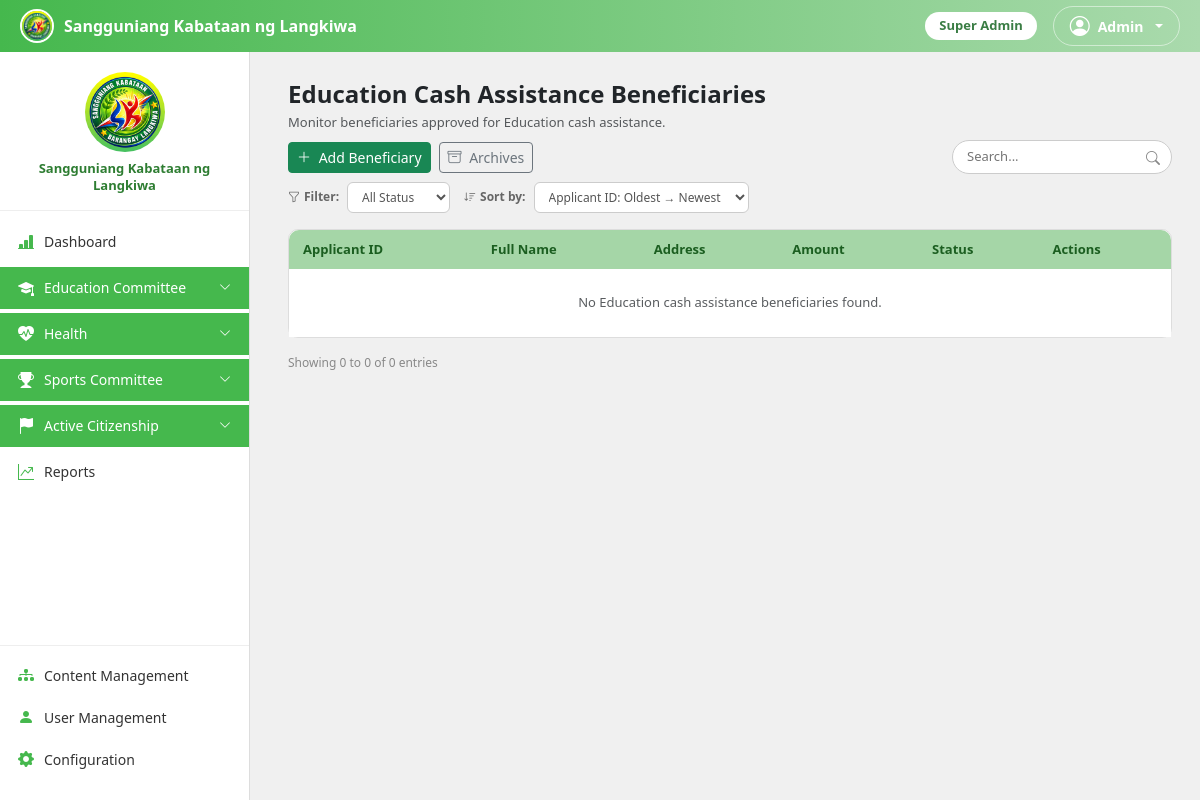
Screenshot of /admin/CommitteeCashAssistance.php?committee=1 (signed in) with the database file from the repository.
### tables this page shows
CREATE TABLE site_settings (
    id TINYINT PRIMARY KEY DEFAULT 1,
    logo_path VARCHAR(255) NULL,
    about_text TEXT NULL,
    sk_office_address VARCHAR(255) NULL,
    contact_number VARCHAR(40) NULL,
    office_hours VARCHAR(100) NULL,
    site_name VARCHAR(150) NULL,
    tagline VARCHAR(200) NULL,
    welcome_message TEXT NULL,
    email VARCHAR(150) NULL,
    facebook_url VARCHAR(255) NULL,
    terms_conditions TEXT NULL,
    privacy_policy TEXT NULL,
    allow_public_applications TINYINT(1) NOT NULL DEFAULT 1,
    show_announcements TINYINT(1) NOT NULL DEFAULT 1,
    current_academic_year VARCHAR(20) NOT NULL DEFAULT '2025-2026',
    current_semester VARCHAR(20) NOT NULL DEFAULT '2nd Semester',
    requirements_deadline DATE NULL COMMENT 'Cutoff for scholars to submit updated requirements for the current term; set via End Semester or edited manually in Site Settings',
    requirements_open TINYINT(1) NOT NULL DEFAULT 0 COMMENT 'Whether scholars can currently submit updated requirements. Turned on by End Semester (a fresh renewal window for the new term); auto-treated as closed again once requirements_deadline passes',
    default_allowance_amount DECIMAL(10,2) NOT NULL DEFAULT 2000.00,
    activities_required_per_term INT NOT NULL DEFAULT 3
);

CREATE TABLE users (
    user_id INT AUTO_INCREMENT PRIMARY KEY,
    last_name VARCHAR(100) NOT NULL,
    first_name VARCHAR(100) NOT NULL,
    middle_name VARCHAR(100) NULL,
    age INT NULL,
    gender ENUM('Male','Female') NULL,
    email VARCHAR(150) NOT NULL UNIQUE,
    password_hash VARCHAR(255) NOT NULL,
    role ENUM('applicant','scholar','admin','committee_admin','secretary','treasurer') NOT NULL DEFAULT 'applicant',
    position_title VARCHAR(100) NULL,
    profile_photo VARCHAR(255) NULL,
    status ENUM('active','inactive','archived') NOT NULL DEFAULT 'active',
    created_at DATETIME NOT NULL DEFAULT CURRENT_TIMESTAMP,
    archived_at DATETIME NULL
);

CREATE TABLE committees (
    committee_id INT AUTO_INCREMENT PRIMARY KEY,
    code VARCHAR(40) NOT NULL UNIQUE,
    name VARCHAR(150) NOT NULL,
    description VARCHAR(255) NULL,
    icon VARCHAR(60) NULL,
    archived_at DATETIME NULL
);

### config/auth.php (called while the page is built, shortened)
<?php
require_once __DIR__ . '/db.php';
function isLoggedIn()
{
    return isset($_SESSION['user_id']);
}
function currentUser()
{
    return [
        'user_id' => $_SESSION['user_id'],
        'role' => $_SESSION['role'],
        'first_name' => $_SESSION['first_name'],
        'last_name' => $_SESSION['last_name'],
        'email' => $_SESSION['email'],
    ];
}
function syncSession()
{
    global $conn;
    $stmt = $conn->prepare("SELECT role, status, first_name, last_name, email FROM users WHERE user_id = ?");
    $stmt->bind_param('i', $_SESSION['user_id']);
    $stmt->execute();
    $row = $stmt->get_result()->fetch_assoc();
}
function requireRole($roles)
{
    syncSession();
}

### config/forms.php (called while the page is built, shortened)
<?php
require_once __DIR__ . '/functions.php';
function getCommitteeIdByCode($code)
{
    global $conn;
    $stmt = $conn->prepare("SELECT committee_id FROM committees WHERE code = ?");
    $stmt->bind_param('s', $code);
    $stmt->execute();
    $row = $stmt->get_result()->fetch_assoc();
    return $row ? (int)$row['committee_id'] : null;
}
function hasFullCommitteeAccess($role)
{
    return $role === 'admin';
}

### admin/CommitteeCashAssistance.php (the view, shortened to what this page needs)
<?php
require_once __DIR__ . '/../config/forms.php';
requireRole(['admin', 'committee_admin', 'secretary', 'treasurer']);
$committeeId = (int)($_GET['committee'] ?? 0);
$committee = null;
if ($committeeId > 0) {
    $stmt = $conn->prepare("SELECT * FROM committees WHERE committee_id = ?");
    $stmt->bind_param('i', $committeeId);
    $stmt->execute();
    $committee = $stmt->get_result()->fetch_assoc();
}
$track = 'assistance';
$type = 'cash';
$programId = isset($_GET['program_id']) && $_GET['program_id'] !== '' ? (int)$_GET['program_id'] : null;
$committeePrograms = $conn->prepare("SELECT program_id, name FROM programs WHERE committee_id = ? AND archived_at IS NULL ORDER BY name ASC");
$committeePrograms->bind_param('i', $committeeId);
$committeePrograms->execute();
$committeePrograms = $committeePrograms->get_result()->fetch_all(MYSQLI_ASSOC);
$activeProgram = null;
$sql = "SELECT a.application_id, a.user_id, a.program_id, ab.beneficiary_id, ab.amount, ab.status AS b_status, ab.date_released
        FROM applications a
        LEFT JOIN assistance_beneficiaries ab ON ab.application_id = a.application_id AND ab.type = 'cash'
        WHERE a.committee_id = ? AND a.program_track = ? AND a.status = 'approved' AND a.archived_at IS NULL AND (ab.beneficiary_id IS NULL OR ab.archived_at IS NULL)"
    . ($programId !== null ? " AND a.program_id = ?" : "") . "
        ORDER BY a.application_id ASC";
$stmt = $conn->prepare($sql);
if ($programId !== null) {
    $stmt->bind_param('isi', $committeeId, $track, $programId);
} else {
    $stmt->bind_param('is', $committeeId, $track);
}
$stmt->execute();
$rows = $stmt->get_result()->fetch_all(MYSQLI_ASSOC);
$rows = array_values(array_filter($rows, function ($row) use ($type) {
    if ($row['beneficiary_id']) {
        return true;
    }
    return assistanceTypeAnswerMatches(answerByKey(['answers' => $row['answers']], $row['fields'], 'assistance_type'), $type);
}));
$sortBy = $_GET['sort'] ?? '';
$search = trim($_GET['q'] ?? '');
$displayRows = $rows;
switch ($sortBy) {
    case 'id_asc':
    default:
        usort($displayRows, fn($a, $b) => $a['application_id'] <=> $b['application_id']);
        break;
}
$perPage = 10;
$totalRows = count($displayRows);
$totalPages = max(1, (int)ceil($totalRows / $perPage));
$page = max(1, min($totalPages, (int)($_GET['page'] ?? 1)));
$pagedRows = array_slice($displayRows, ($page - 1) * $perPage, $perPage);
$activeLink = 'CommitteeCashAssistance_' . $committeeId;
?>
<!DOCTYPE html>
<html lang="en">
<head>
    <link href="https://cdn.jsdelivr.net/npm/bootstrap@5.3.3/dist/css/bootstrap.min.css" rel="stylesheet">
    <link href="https://cdn.jsdelivr.net/npm/bootstrap-icons@1.11.3/font/bootstrap-icons.min.css" rel="stylesheet">
    <link href="<?php echo APP_BASE; ?>/assets/css/admin.css" rel="stylesheet">
</head>
<body>
    <?php include __DIR__ . '/../includes/adminsidebar.php'; ?>
    <div class="main-content">
        <h4 class="fw-bold mb-1"><?php echo e($activeProgram ? $activeProgram['name'] : $committee['name']); ?> Cash Assistance Beneficiaries</h4>
        <p class="text-muted mb-2" style="font-size: 13px;">
            <?php if ($activeProgram): ?>
                Viewing beneficiaries for the <?php echo e($activeProgram['name']); ?> program only. <a href="CommitteeCashAssistance.php?committee=<?php echo $committeeId; ?>">View all <?php echo e($committee['name']); ?> programs</a>.
            <?php else: ?>
                Monitor beneficiaries approved for <?php echo e($committee['name']); ?> cash assistance.
            <?php endif; ?>
        </p>
        <form method="get">
            <div class="d-flex justify-content-between align-items-center mb-2 flex-wrap gap-2">
                <div class="d-flex gap-2 align-items-center flex-wrap">
                    <button type="button" class="btn btn-sm btn-success" data-bs-toggle="modal" data-bs-target="#addBeneficiaryModal">
                        <i class="bi bi-plus-lg me-1"></i> Add Beneficiary
                    </button>
                    <button type="button" class="btn btn-sm btn-outline-secondary" data-bs-toggle="modal" data-bs-target="#archivesBeneficiaryModal">
                        <i class="bi bi-archive me-1"></i> Archives
                    </button>
                </div>
                <div class="search-box">
                    <input type="text" name="q" value="<?php echo e($search); ?>" placeholder="Search...">
                    <i class="bi bi-search"></i>
                </div>
            </div>
            <div class="filter-bar d-flex gap-2 align-items-center mb-3 flex-wrap">
                <span style="font-size:12px; color:#666; font-weight:600;"><i class="bi bi-funnel me-1"></i>Filter:</span>
                <select class="filter-select" name="status" onchange="this.form.submit()">
                    <option value="">All Status</option>
                </select>
                <span style="font-size:12px; color:#666; font-weight:600; margin-left:6px;"><i class="bi bi-sort-down me-1"></i>Sort by:</span>
                <select class="filter-select" name="sort" onchange="this.form.submit()">
                    <option value="id_asc" <?php echo $sortBy === '' || $sortBy === 'id_asc' ? 'selected' : ''; ?>>Applicant ID: Oldest &rarr; Newest</option>
                </select>
            </div>
        </form>
        <div class="table-card">
            <div class="table-responsive-wrap">
                <table class="table mb-0">
                    <thead>
                        <tr>
                            <th>Applicant ID</th>
                            <th>Full Name</th>
                            <th>Address</th>
                            <th>Amount</th>
                            <th>Status</th>
                            <th>Actions</th>
                        </tr>
                    </thead>
                    <tbody>
                        <?php if (empty($pagedRows)): ?>
                            <tr>
                                <td colspan="<?php echo !empty($committeePrograms) ? 7 : 6; ?>" class="text-center text-muted py-4">No <?php echo e($activeProgram ? $activeProgram['name'] : $committee['name']); ?> cash assistance beneficiaries found.</td>
                            </tr>
                        <?php endif; ?>
                    </tbody>
                </table>
            </div>
        </div>
    </div>
</body>
</html>

### includes/adminsidebar.php (shortened to what this page needs)
<?php
require_once __DIR__ . '/../config/forms.php';
$activeLink = $activeLink ?? '';
$adminMe = currentUser();
$isSuperAdmin = hasFullCommitteeAccess($adminMe['role'] ?? '');
$isFullAdmin = ($adminMe['role'] ?? '') === 'admin';
$myCommitteeIds = $isSuperAdmin ? [] : getUserCommitteeIds($adminMe['user_id']);
function committeeAllowed($committeeId)
{
    global $isSuperAdmin, $myCommitteeIds;
    return $isSuperAdmin || in_array((int)$committeeId, $myCommitteeIds, true);
}
$eduCommitteeId = getCommitteeIdByCode('education');
$healthCommitteeId = getCommitteeIdByCode('health');
$sportsCommitteeId = getCommitteeIdByCode('sports');
$citizenshipCommitteeId = getCommitteeIdByCode('active_citizenship');
$healthTabs = getProgramTabs($healthCommitteeId, false);
$sportsTabs = getProgramTabs($sportsCommitteeId, false);
$citizenshipTabs = getProgramTabs($citizenshipCommitteeId, false);
function navActive($name)
{
    global $activeLink;
    return $activeLink === $name ? ' active' : '';
}
function groupExpanded($prefixes)
{
    return false;
}
?>
<div class="topbar">
    <div class="brand">
        <img src="<?php echo siteLogoUrl(); ?>" alt="Logo">
        <span class="brand-text d-none d-sm-inline"><?php echo e(siteName()); ?></span>
    </div>
    <div class="d-flex align-items-center gap-3">
        <?php $roleBadgeLabels = ['admin' => 'Super Admin', 'committee_admin' => 'Committee Admin', 'secretary' => 'Secretary', 'treasurer' => 'Treasurer']; ?>
        <span class="role-badge d-none d-sm-inline-block"><?php echo e($roleBadgeLabels[$adminMe['role'] ?? ''] ?? ucfirst($adminMe['role'] ?? '')); ?></span>
        <div class="dropdown">
            <a href="#" class="dropdown-toggle d-flex align-items-center gap-2 text-white text-decoration-none border border-white border-opacity-50 rounded-pill px-3 py-1"
                data-bs-toggle="dropdown" style="font-size: 14px; font-weight: 600;">
                <i class="bi bi-person-circle fs-5"></i> <?php echo e($adminMe['first_name'] ?? 'Admin'); ?>
            </a>
        </div>
    </div>
</div>
<div class="sidebar" id="sidebar">
    <div class="logo-wrap">
        <img src="<?php echo siteLogoUrl(); ?>" alt="Logo">
        <p><?php echo e(siteName()); ?></p>
    </div>
    <nav>
        <a href="<?php echo APP_BASE; ?>/admin/AdminDashboard.php" class="nav-link-item<?php echo navActive('AdminDashboard'); ?>"><i class="bi bi-bar-chart-line-fill"></i> Dashboard</a>
        <?php if (committeeAllowed($eduCommitteeId)): ?>
            <?php
            $eduExpanded = groupExpanded('Education');
            ?>
            <a href="#educationMenu" class="nav-link-item nav-parent" data-bs-toggle="collapse" role="button" aria-expanded="<?php echo $eduExpanded ? 'true' : 'false'; ?>" aria-controls="educationMenu">
                <i class="bi bi-mortarboard-fill"></i> Education Committee
                <i class="bi bi-chevron-down toggle-icon"></i>
            </a>
        <?php endif; ?>
        <?php
        $healthExpanded = groupExpanded('Health');
        ?>
        <?php if (committeeAllowed($healthCommitteeId) && !empty($healthTabs['assistance']['is_visible'])): ?>
            <a href="#healthMenu" class="nav-link-item nav-parent" data-bs-toggle="collapse" role="button" aria-expanded="<?php echo $healthExpanded ? 'true' : 'false'; ?>" aria-controls="healthMenu">
                <i class="bi bi-heart-pulse-fill"></i> Health
                <i class="bi bi-chevron-down toggle-icon"></i>
            </a>
        <?php endif; ?>
        <?php
        $sportsExpanded = groupExpanded('Sports');
        ?>
        <?php if (committeeAllowed($sportsCommitteeId) && !empty($sportsTabs['assistance']['is_visible'])): ?>
            <a href="#sportsMenu" class="nav-link-item nav-parent" data-bs-toggle="collapse" role="button" aria-expanded="<?php echo $sportsExpanded ? 'true' : 'false'; ?>" aria-controls="sportsMenu">
                <i class="bi bi-trophy-fill"></i> Sports Committee
                <i class="bi bi-chevron-down toggle-icon"></i>
            </a>
        <?php endif; ?>
        <?php
        $citizenshipExpanded = groupExpanded('ActiveCitizenship');
        ?>
        <?php if (committeeAllowed($citizenshipCommitteeId) && !empty($citizenshipTabs['assistance']['is_visible'])): ?>
            <a href="#citizenshipMenu" class="nav-link-item nav-parent" data-bs-toggle="collapse" role="button" aria-expanded="<?php echo $citizenshipExpanded ? 'true' : 'false'; ?>" aria-controls="citizenshipMenu">
                <i class="bi bi-flag-fill"></i> Active Citizenship
                <i class="bi bi-chevron-down toggle-icon"></i>
            </a>
        <?php endif; ?>
        <a href="<?php echo APP_BASE; ?>/admin/AdminReports.php" class="nav-link-item<?php echo navActive('AdminReports'); ?>"><i class="bi bi-graph-up-arrow"></i> Reports</a>
    </nav>
    <div class="config-section">
        <?php if ($isFullAdmin): ?>
            <a href="<?php echo APP_BASE; ?>/admin/AdminProgramManagement.php" class="nav-link-item<?php echo navActive('AdminProgramManagement'); ?>"><i class="bi bi-diagram-3-fill"></i> Content Management</a>
        <?php endif; ?>
        <?php if ($isFullAdmin): ?>
            <a href="<?php echo APP_BASE; ?>/admin/AdminUserManagement.php" class="nav-link-item<?php echo navActive('AdminUserManagement'); ?>"><i class="bi bi-person-fill"></i> User Management</a>
            <a href="<?php echo APP_BASE; ?>/admin/AdminConfiguration.php" class="nav-link-item<?php echo navActive('AdminConfiguration'); ?>"><i class="bi bi-gear-fill"></i> Configuration</a>
        <?php endif; ?>
    </div>
</div>

### rows the page displays
site_settings: site_name "Sangguniang Kabataan ng Langkiwa"
users: role "Super Admin", first_name "Admin"
committees: name "Education"

### other values shown
$from "0"
$to "0"
$totalRows "0"
